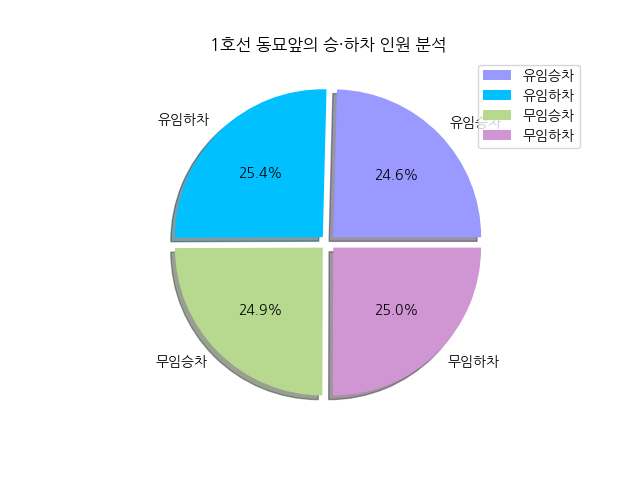
#> input picture Tain/04.BiGDATA/D0206/img/1호선 동묘앞.png, 640 x 480 px, found by its file name; its folder holds 4 pictures in this run
$ python cv_img_crop.py
#> lines starting #> are read from the running program, lines starting #| are printed output that depends on the picture
import cv2
import matplotlib.pyplot as plt
import numpy as np
import os
FILE_PATH='../DATA/img/'
FILENAME=os.listdir(FILE_PATH)
img=cv2.imread(FILE_PATH+FILENAME[1],cv2.IMREAD_COLOR_RGB)
#> img is the input picture: shape (480, 640, 3); mean B, G, R 242.6, 233.9, 224.2
# cv2.imshow('[',img)
# cv2.waitKey()
# cv2.destroyAllWindows()
print(f'size: {img.size}, shape: {img.shape}')
#| size: 921600, shape: (480, 640, 3)


def drawImage(row,col,imglst):
    fig,axes=plt.subplots(row,col)
    axes=axes.flatten() if col >1 else [axes]
    for ax,img in zip(axes, imglst):
        ax.imshow(img)
        ax.set_title(f'{img.shape}')
    plt.grid()
    plt.tight_layout()
    plt.show()


roi=img[200:800,200:1000]
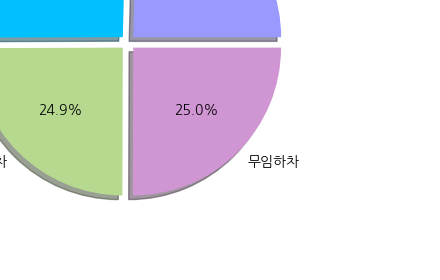
#> roi: shape (280, 440, 3); mean B, G, R 231.1, 224.9, 221.4
# [4 lines of commented-out code are left out]
cv2.rectangle(img,(200,200),(800,1000),(255,0,0),100)
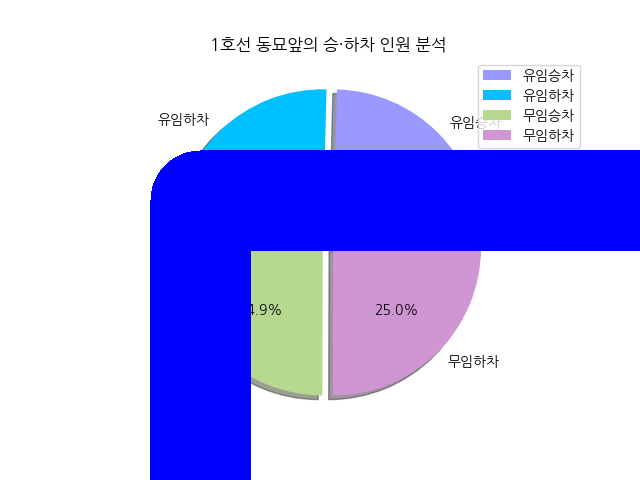
#> img: shape (480, 640, 3); mean B, G, R 246.7, 183, 181.7
drawImage(1,1,[img])
#> the loop in drawImage, `for ax,img in zip(axes, imglst):` made 1 pass
# 200,200,800,1000

# convert컬러
# cv2.cvtColor('객체명',cv2.COLOR_RGB2BGR)
# ===========================================================
# 상대크기 조율
